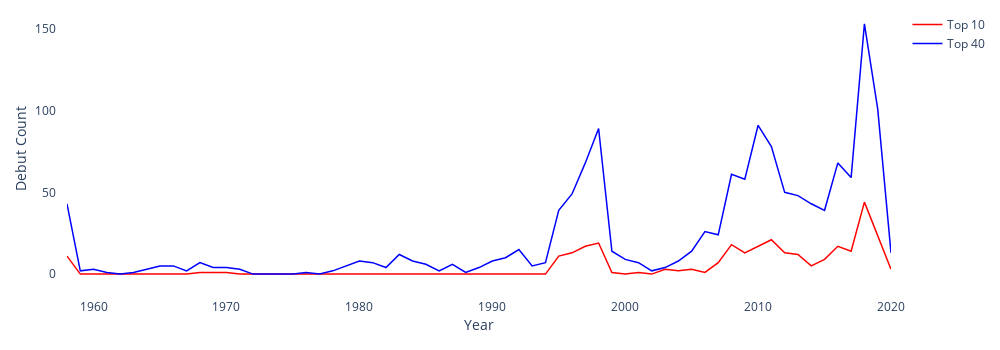

Write notebook code for a chart like this one.
### Code cell
fig = go.Figure()
news_top10 = (trend_df.loc[:10, :] == 'New').sum()
news_top10.index = [d[:4] for d in news_top10.index]
news_top10 = news_top10.groupby(level = 0).sum()
fig.add_trace(go.Scatter(x=news_top10.index,
                         y=news_top10,
                         line=dict(color = 'red', width = 1.5),
                         name='Top 10'))
news_top40 = (trend_df.loc[:40, :] == 'New').sum()
news_top40.index = [d[:4] for d in news_top40.index]
news_top40 = news_top40.groupby(level = 0).sum()
fig.add_trace(go.Scatter(x=news_top40.index,
                         y=news_top40,
                         line=dict(color = 'blue', width = 1.5),
                         name='Top 40'))
fig.update_layout(width=1000, 
                  height=350, 
                  plot_bgcolor='rgb(255,255,255)',
                  xaxis_title="Year",
                  yaxis_title="Debut Count",
                  margin={'l':10, 'r':10, 'b':10, 't':10, 'pad':10})
fig.show()
fig.write_html("visuals/new_songs_top40.html")

### Figure 1 — Plotly figure (JSON) as saved in the notebook; plotly's stock layout.template omitted (floating-point values rounded to 4 significant figures)
{"data": [{"line": {"color": "red", "width": 1.5}, "name": "Top 10", "type": "scatter", "x": ["1958", "1959", "1960", "1961", "1962", "1963", "1964", "1965", "1966", "1967", "1968", "1969", "1970", "1971", "1972", "1973", "1974", "1975", "1976", "1977", "1978", "1979", "1980", "1981", "1982", "1983", "1984", "1985", "1986", "1987", "1988", "1989", "1990", "1991", "1992", "1993", "1994", "1995", "1996", "1997", "1998", "1999", "2000", "2001", "2002", "2003", "2004", "2005", "2006", "2007", "2008", "2009", "2010", "2011", "2012", "2013", "2014", "2015", "2016", "2017", "2018", "2019", "2020"], "y": [11, 0, 0, 0, 0, 0, 0, 0, 0, 0, 1, 1, 1, 0, 0, 0, 0, 0, 0, 0, 0, 0, 0, 0, 0, 0, 0, 0, 0, 0, 0, 0, 0, 0, 0, 0, 0, 11, 13, 17, 19, 1, 0, 1, 0, 3, 2, 3, 1, 7, 18, 13, 17, 21, 13, 12, 5, 9, 17, 14, 44, 24, 3]}, {"line": {"color": "blue", "width": 1.5}, "name": "Top 40", "type": "scatter", "x": ["1958", "1959", "1960", "1961", "1962", "1963", "1964", "1965", "1966", "1967", "1968", "1969", "1970", "1971", "1972", "1973", "1974", "1975", "1976", "1977", "1978", "1979", "1980", "1981", "1982", "1983", "1984", "1985", "1986", "1987", "1988", "1989", "1990", "1991", "1992", "1993", "1994", "1995", "1996", "1997", "1998", "1999", "2000", "2001", "2002", "2003", "2004", "2005", "2006", "2007", "2008", "2009", "2010", "2011", "2012", "2013", "2014", "2015", "2016", "2017", "2018", "2019", "2020"], "y": [43, 2, 3, 1, 0, 1, 3, 5, 5, 2, 7, 4, 4, 3, 0, 0, 0, 0, 1, 0, 2, 5, 8, 7, 4, 12, 8, 6, 2, 6, 1, 4, 8, 10, 15, 5, 7, 39, 49, 68, 89, 14, 9, 7, 2, 4, 8, 14, 26, 24, 61, 58, 91, 78, 50, 48, 43, 39, 68, 59, 153, 101, 13]}], "layout": {"height": 350, "margin": {"b": 10, "l": 10, "pad": 10, "r": 10, "t": 10}, "plot_bgcolor": "rgb(255,255,255)", "width": 1000, "xaxis": {"autorange": true, "range": [1958, 2020], "title": {"text": "Year"}, "type": "linear"}, "yaxis": {"autorange": true, "range": [-8.5, 161.5], "title": {"text": "Debut Count"}, "type": "linear"}}}
